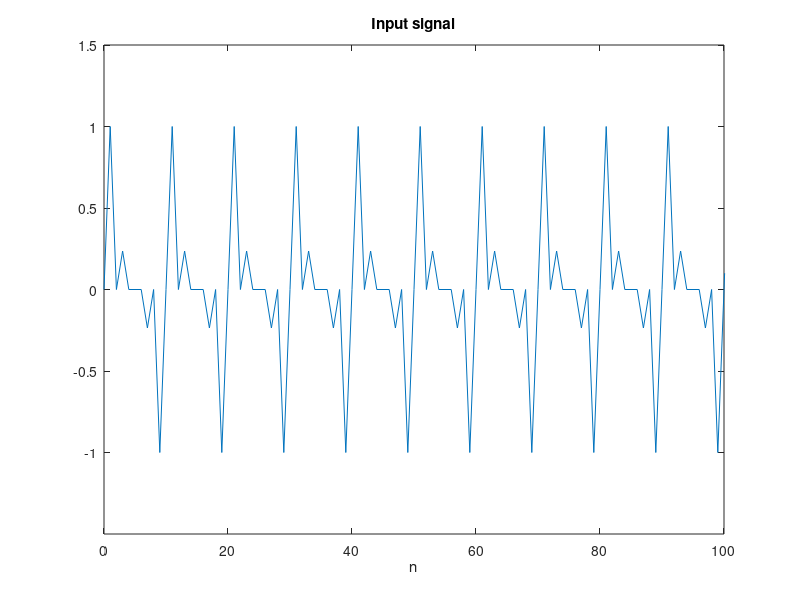

This chart was generated by the following MATLAB code: (Note: this script raises an error after producing the figure.)
clear all
close all
clc

fs = 600;
f1 = 60;
f2 = 120;
f3 = 180;
f4 = 240;

F1 = f1/fs;
F2 = f2/fs;
F3 = f3/fs;
F4 = f4/fs;

N = 1024; 
n = 0:N-1;

x = sin(2*pi*n*F1) + sin(2*pi*n*F2) + sin(2*pi*n*F3)+ sin(2*pi*n*F4);
x = x/(max([abs(min(x)) abs(max(x))])); % normalizacija

figure;
plot(n, x);
title('Input signal');
xlabel('n');
axis([0 100 min(x)-0.5 max(x)+0.5]);


fc = 60;
Aa = 40; Ap = 0.5;
[b, a] = power_line_noise_filter(fs, fc, Aa, Ap);

y = IIR_direct_II(b, a, x);

Nfreqz = 4096; 
[H, w_in] = freqz(x, Nfreqz); 
Ha = abs(H);
[H1, w_out] = freqz(y, Nfreqz); 
Ha1 = abs(H1);

figure;
plot(w_in*fs/2/pi, Ha);
title('Input signal - amplitude');
xlabel('w');
ylabel('|H(e^(jW))|');

figure;
plot(w_out*fs/2/pi, Ha1);
title('Output signal - amplitude');
xlabel('w');
ylabel('|H(e^(jW))|');

%% 4.a

bit_length = 5;

frac_length = 10; 
word_length = frac_length + bit_length;

while 1

    FixedPointAttributes = fimath ( 'RoundingMethod', 'Floor', 'OverflowAction', 'Saturate', ...
        'ProductMode', 'SpecifyPrecision', 'ProductWordLength', 2*word_length, 'ProductFractionLength', 2*frac_length, ...
        'SumMode', 'SpecifyPrecision', 'SumWordLength', 2*word_length, 'SumFractionLength', 2*frac_length) ;
               
    FI_a = fi(a, true, word_length, frac_length, FixedPointAttributes);

    FixedPointAttributes.OverflowAction = 'Wrap';
    FI_a = fi(FI_a, true, word_length, frac_length, FixedPointAttributes);
    
    FI_zp = roots(double(FI_a));
    
    max_pole = max(abs(double(FI_zp)));
    if max_pole >= 1
        frac_length = frac_length+1;
        word_length = frac_length+bit_length;
    else        
        disp('Potreban broj bita za razlomljeni deo: ')
        disp(frac_length);
        break
    end
    
end

FI_a = fi (a, true, word_length, frac_length, FixedPointAttributes);
FI_b = fi (b, true, word_length, frac_length, FixedPointAttributes);
FI_zp = roots(double(FI_a));
FI_zo = roots(double(FI_b));

FI_a1 = fi (a, true, word_length-1, frac_length, FixedPointAttributes);
FI_b1 = fi (b, true, word_length-1, frac_length, FixedPointAttributes);
FI_zp1 = roots(double(FI_a1));
FI_zo1 = roots(double(FI_b1));

figure;
subplot(121);
[hz, hp, ht] = zplane(FI_zo, FI_zp); 
title('zeros and poles');
xlabel('Re(z)');
ylabel('Im(z)');
subplot(122);
[hz1, hp1, ht1] = zplane(FI_zo1, FI_zp1); 
title('zeros and poles - not stable');
xlabel('Re(z)');
ylabel('Im(z)');

%% 4.b
frac_length1 = 10; 
bit_length1 = frac_length1+bit_length;

while 1
    
    FixedPointAttributes = fimath ( 'RoundingMethod', 'Floor', 'OverflowAction', 'Saturate', ...
            'ProductMode', 'SpecifyPrecision', 'ProductWordLength', 2*bit_length1, 'ProductFractionLength', 2*frac_length1, ...
            'SumMode', 'SpecifyPrecision', 'SumWordLength', 2*bit_length1, 'SumFractionLength', 2*frac_length1) ;
    
    FI_a = fi(a, true, bit_length1, frac_length1, FixedPointAttributes);
    FI_b = fi(b, true, bit_length1, frac_length1, FixedPointAttributes);

    FixedPointAttributes.OverflowAction = 'Wrap';
    FI_a = fi(FI_a, true, bit_length1, frac_length1, FixedPointAttributes);
    FI_b = fi(FI_b, true, bit_length1, frac_length1, FixedPointAttributes);
    
    Nfreqz = 4096; 
    [H, w1] = freqz(b, a, Nfreqz); 
    Ha = abs(H);
    
    [H1, w2] = freqz(double(FI_b), double(FI_a), Nfreqz); 
    Ha1 = abs(H1);
    
    dHa = max(abs(Ha - Ha1));
    
    if dHa >= 0.02
        frac_length1 = frac_length1+1;
        bit_length1 = frac_length1+bit_length;
    else
        disp('Minimalan broj bita za razlomljeni deo: ')
        disp(frac_length1);
        break
    end
    
end

figure;
plot(w1, Ha);
title('Amplitude filter characteristics'), grid on, hold on
plot(w2, Ha1, 'r');
xlabel('w');
ylabel('|H(e^(jw))|');
ylim([0.85 1.05]);
xlim([0.5 0.75]);

%% 5

PWL = 63;
PFL = 46;
SWL = 63;
SFL = 46;

FCB = 28;
FCF = 23;
SB = 24;
SF = 23;

FixedPointAttributes = fimath ( 'RoundingMethod', 'Floor', 'OverflowAction', 'Saturate', ...
        'ProductMode', 'SpecifyPrecision', 'ProductWordLength', PWL, 'ProductFractionLength', PFL, ...
        'SumMode', 'SpecifyPrecision', 'SumWordLength', SWL, 'SumFractionLength', SFL) ;
fi_params = struct('FILTER_COEFITIENTS_BITLENGTH', FCB, 'FILTER_COEFITIENTS_FRAC', FCF, ...
                   'SIGNAL_BITLENGTH', SB, 'SIGNAL_FRAC', SF);

FI_a = fi(a, true, fi_params.FILTER_COEFITIENTS_BITLENGTH, fi_params.FILTER_COEFITIENTS_FRAC, FixedPointAttributes);
FI_b = fi(b, true, fi_params.FILTER_COEFITIENTS_BITLENGTH, fi_params.FILTER_COEFITIENTS_FRAC, FixedPointAttributes);
FI_x = fi(x, true, fi_params.SIGNAL_BITLENGTH, fi_params.SIGNAL_FRAC, FixedPointAttributes);

FixedPointAttributes.OverflowAction = 'Wrap';
FI_a = fi(FI_a, true, fi_params.FILTER_COEFITIENTS_BITLENGTH, fi_params.FILTER_COEFITIENTS_FRAC, FixedPointAttributes);
FI_b = fi(FI_b, true, fi_params.FILTER_COEFITIENTS_BITLENGTH, fi_params.FILTER_COEFITIENTS_FRAC, FixedPointAttributes);
FI_x = fi(FI_x, true, fi_params.SIGNAL_BITLENGTH, fi_params.SIGNAL_FRAC, FixedPointAttributes);

y = IIR_direct_II(b, a, x);

y_fixed_point = FI_IIR_direct_II(FI_b, FI_a, FI_x);

figure
subplot(411);
plot(n, x);
title('Ulazni signal');
xlabel('n');
xlim([0 1050]);

subplot(412);
plot(n, y);
title('Izlazni signal sa double preciznoscu');
xlabel('n');
xlim([0 1050]);

subplot(413);
plot(n, y_fixed_point);
title('Izlazni signal sa fixed-point preciznoscu');
xlabel('n');
xlim([0 1050]);

err = y - double(y_fixed_point);
subplot(414);
plot(n, err);
title('Razlika izlaznih signala');
xlabel('n');
xlim([0 1050]);


